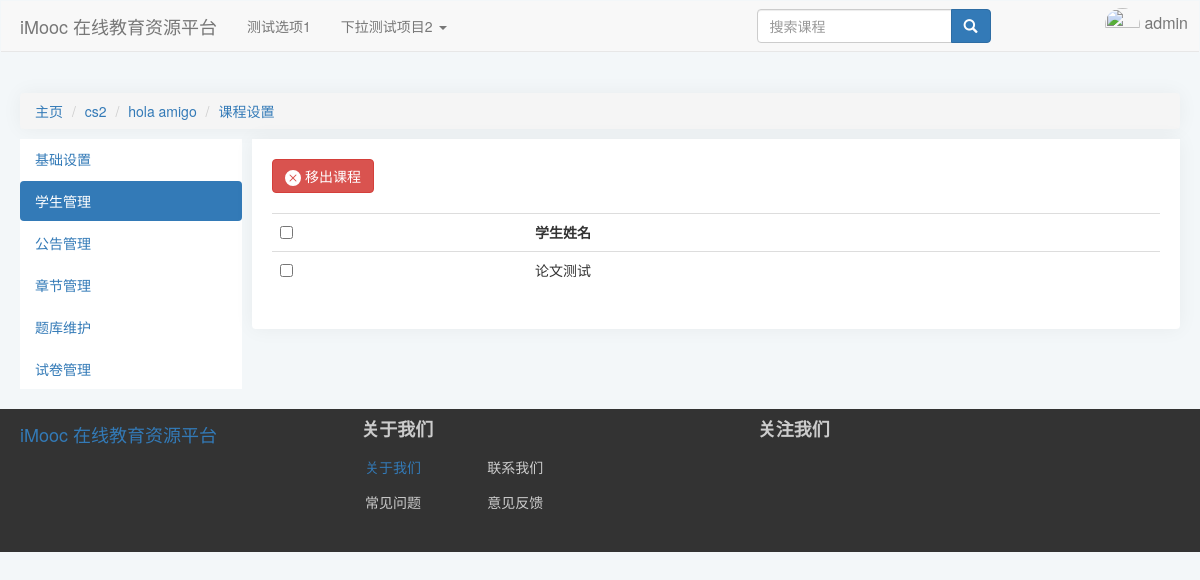
The page /course/3/Setting/Students (signed in) on the database its author committed.
### index/models.py (models this page shows, shortened)
class CourseCategory(models.Model):
    CategoryID = models.AutoField(primary_key=True, verbose_name="分类编号")
    CategoryName = models.CharField(verbose_name="分类名", max_length=64)
    Is_Root = models.BooleanField(verbose_name="根分类", default=True, editable=False)
    DisplayOrder = models.PositiveIntegerField(verbose_name="显示顺序", default=1)
    ParentID = models.ForeignKey(
        "self",
        on_delete=models.CASCADE,
        limit_choices_to={"Is_Root": 1},
        null=True,
        blank=True,
    )
    def __str__(self) -> str:
        return self.CategoryName
    class Meta:
        ordering = ["-CategoryID"]
        verbose_name = "课程分类"
        verbose_name_plural = "课程分类"

class Course(models.Model):
    status = (
        ("1", "未开课"),
        ("2", "已开课"),
        ("3", "已结课"),
    )
    Course_Name = models.CharField(verbose_name="课程名称", max_length=64)
    Course_Teacher = models.ForeignKey(
        "Users",
        on_delete=models.CASCADE,
        limit_choices_to={"access": "teacher"},
        null=True,
        blank=True,
        related_name="teacher",
    )
    Course_Info = models.TextField(verbose_name="课程说明", default="暂未设置")
    Course_Goal = models.TextField(verbose_name="课程目标", default="暂未设置")
    Grade_Requirements = models.TextField(verbose_name="成绩要求", default="暂未设置")
    Reference = models.TextField(verbose_name="参考资料", default="暂未设置")
    QA = models.TextField(verbose_name="常见问题", null=True, blank=True, default="暂未设置")
    Course_Img = models.ImageField(
        verbose_name="课程图片",
        null=True,
        upload_to="Course_Img",
        blank=True,
        default="material/defaultCourseImage.jpg",
    )
    Stu_Count = models.PositiveIntegerField(verbose_name="选课人数", default=0)
    Course_Chapter = models.TextField(
        verbose_name="课程章节",
        null=True,
        blank=True,
        default='[{"title":"New Node","key":"1"}]',
    )
    Course_Category = models.ForeignKey(
        "CourseCategory",
        verbose_name="课程分类",
        on_delete=models.CASCADE,
        limit_choices_to={"Is_Root": 0},
        null=True,
        blank=True,
    )
    View_Count = models.PositiveIntegerField(verbose_name="访问人数", default=0)
    Status = models.CharField(
        verbose_name="课程状态", max_length=16, choices=status, default="1"
    )
    Starting_Time = models.DateTimeField(verbose_name="开课时间", auto_now_add=True)
    Ending_Time = models.DateTimeField(verbose_name="结课时间", null=True, blank=True)
    class Meta:
        ordering = ["-Starting_Time"]
        verbose_name = "课程"
        verbose_name_plural = "课程"

class Users(models.Model):
    gender = (
        ("male", "男"),
        ("female", "女"),
        ("default", "保密"),
    )
    access = (
        ("banned", "封禁用户"),
        ("guest", "访客"),
        ("student", "学生"),
        ("teacher", "教师"),
    )
    profile_picture = models.ImageField(
        verbose_name="头像",
        null=True,
        upload_to="avatar",
        blank=True,
        default="avatar/default-profile-picture.jpg",
    )
    name = models.CharField(
        verbose_name="*用户名", max_length=128, unique=True, null=False
    )  # 昵称
    real_name = models.CharField(
        verbose_name="真实姓名", max_length=64, null=True, blank=True
    )  # 真实姓名
    password = models.CharField(
        verbose_name="*密码", max_length=256, editable=False
    )  # 密码
    email = models.EmailField(verbose_name="*电子邮箱", unique=True)  # 邮箱
    phone_number = models.CharField(
        verbose_name="手机号码", max_length=32, unique=True, null=True, blank=True
    )  # 手机号码
    access = models.CharField(
        verbose_name="*权限等级", max_length=16, choices=access, default="guest"
    )  # 权限级别
    selected_courses = models.ManyToManyField(
        "Course", related_name="students", null=True, blank=True
    )  # 已选课程
    sex = models.CharField(
        verbose_name="*性别", max_length=32, choices=gender, default="default"
    )  # 性别
    create_time = models.DateTimeField(verbose_name="账号创建时间", auto_now_add=True)  # 创建时间
    is_deleted = models.BooleanField(
        verbose_name="删除标记", default=False, editable=False
    )  # 删除标记
    class Meta:
        ordering = ["-create_time"]
        verbose_name = "用户"
        verbose_name_plural = "用户"

### index/views.py (the view)
def courseSettingStudent(request, courseid):
    courseDetail, _, _ = VF.Get_Course(courseid)
    course = models.Course.objects.get(id=courseid)
    students = course.students.all()
    return render(request, "index/courseSettingStudent.html", locals())

### index/templates/index/courseSettingStudent.html (shortened to what this page needs)
{% extends 'index/courseSettingBase.html' %}
{% load static %}
    {% block extrastatic %}
    {{ block.super }}
    <link rel="stylesheet" type="text/css" href="{% static 'index/css/courseSettingStudent.css' %}">
    {% endblock extrastatic %}
    {% block content %}
    {{ block.super }}
    <div class="content-container">
        <div class="button-group">
            <button class="btn btn-danger removeStudent">
                移出课程
            </button>
        </div>
        <div class="studentList">
            <table class="table table-hover">
                <tr>
                    <th>
                        <input type="checkbox" class="selectAll">
                    </th>
                    <th>学生姓名</th>
                </tr>
                {% for student in students %}
                <tr>
                    <td>
                        <input class="studentCkBox" type="checkbox">
                    </td>
                    <td class="student-Name">
                        {{ student.name }}
                    </td>
                </tr>
                {% endfor %}
            </table>
        </div>
    </div>
    {% endblock content %}

### index/templates/index/courseSettingBase.html (shortened to what this page needs)
{% extends 'index/index.html' %}
{% load static %}
    {% block extrastatic %}
    <link rel="stylesheet" type="text/css" href="{% static 'index/css/courseSettingBase.css' %}">
    {% endblock %}
    {% block content %}
    <div>
        <ul class="breadcrumb">
            <li><a class="Index" href="/index/">主页</a></li>
            <li><a class="Category" href="{% url 'index:category' courseDetail.Course_Category.ParentID.CategoryID %}"
                    id="{{courseDetail.Course_Category.CategoryID}}">{{courseDetail.Course_Category}}</a></li>
            <li><a class="Course" href="{% url 'index:courseInfo' courseid %}">{{courseDetail.Course_Name}}
                </a>
            </li>
            <li class="active"><a href="{% url 'index:courseSetting' courseid %}">课程设置
                </a>
            </li>
        </ul>
    </div>
    <div class="navSideBar">
        <ul class="nav nav-pills nav-stacked">
            <li role="basicInfo"><a href="{% url 'index:courseSetting' courseid %}">基础设置</a></li>
            <li role="studentManagement"><a href="{% url 'index:studentSetting' courseid %}">学生管理</a></li>
            <li role="annoucementManage"><a href="{% url 'index:noticeSetting' courseid %}">公告管理</a></li>
            <li role="chapterManagement"><a href="{% url 'index:chapterSetting' courseid %}">章节管理</a></li>
            <li role="QuestionBankManagement"><a href="{% url 'index:questionBank' courseid %}">题库维护</a></li>
            <li role="PaperManagement"><a href="{% url 'index:paperManagement' courseid %}">试卷管理</a></li>
        </ul>
    </div>
    {% endblock %}

### index/static/index/css/index.css (style rules this page uses)
body { background-color: #f3f7f9; }

### index/static/index/css/courseSettingBase.css (style rules this page uses)
.breadcrumb { margin:0px; box-shadow: 0 0 20px 0 rgb(12 1 4 / 5%); border-radius: 4px; }
.navSideBar { display:block; float:left; width:20%; margin-top: 10px; }
ul.nav.nav-pills.nav-stacked { background: white; margin: 0 10px 0 0; }

### index/static/index/css/courseSettingStudent.css (style rules this page uses)
.content-container { position: relative; float:right; width: 80%; background-color:white; padding:20px; box-shadow: 0 0 20px 0 rgb(12 1 4 / 5%); border-radius: 0px 0px 4px 4px; margin-top: 10px; }
.button-group { margin-bottom: 20px; }
.bi { vertical-align:middle; }

### rows shown on the page
CourseCategory: Course_Category "cs2"
Course: Course_Name "hola amigo"
Users: name "论文测试"

### other values the page prints
{{ request.session.user_name }} "admin"
